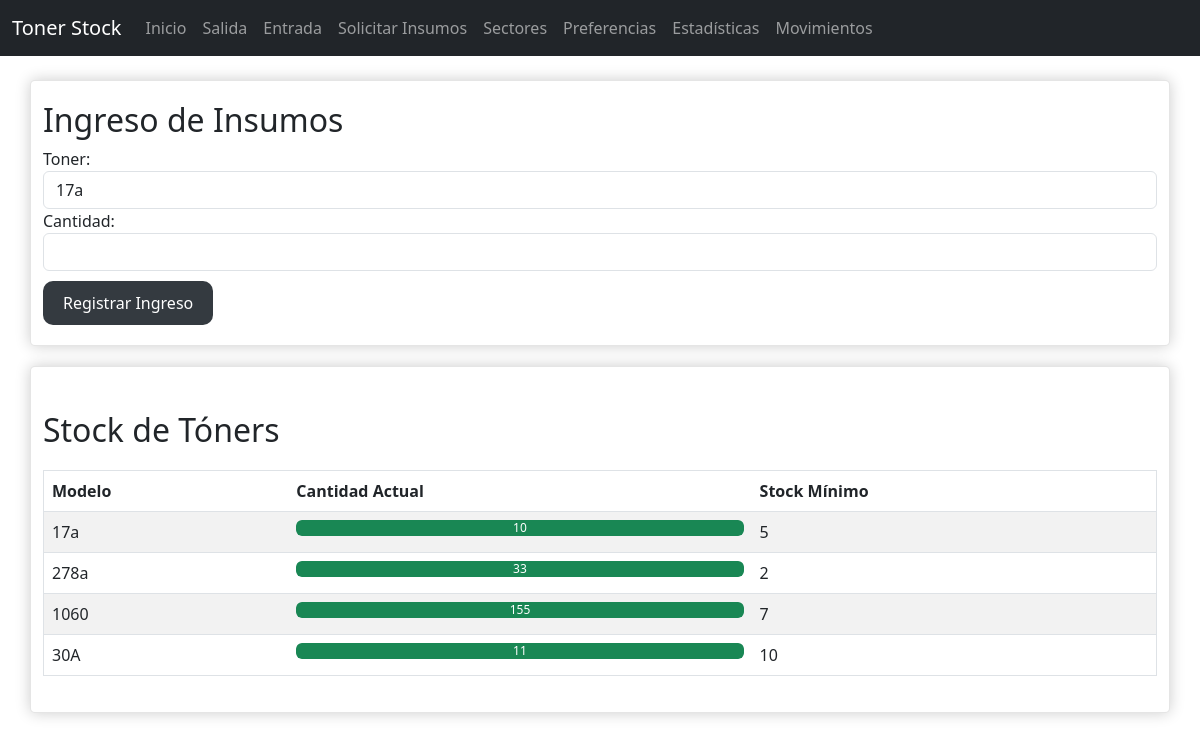
/entrada_insumo, run on the app's committed database.
### src/models.py (models this page shows)
class Toner(db.Model):
    id = db.Column(db.Integer, primary_key=True)
    modelo = db.Column(db.String(64), unique=True, nullable=False)
    cantidad_actual = db.Column(db.Integer, nullable=False)

class Preferences(db.Model):
    id = db.Column(db.Integer, primary_key=True)
    min_stock = db.Column(db.Integer, nullable=False)
    proveedor_email = db.Column(db.String(120), nullable=False)
    toner_id = db.Column(db.Integer, db.ForeignKey('toner.id'), nullable=False)
    toner = db.relationship('Toner', backref=db.backref('preferences', uselist=False))

### src/app.py (the view, shortened to what this page needs)
@app.route('/entrada_insumo', methods=['GET','POST'])
def entrada_insumo():
    return render_template('entrada_insumo.html', toners= all_toners())

### src/controlers/tonercontroler.py (called while the page is built)
def all_toners():
    return Toner.query.all()

### src/templates/entrada_insumo.html (shortened to what this page needs)
{% extends "base.html" %}
{% block content %}
<div class="container">
    <h2>Ingreso de Insumos</h2>
    <form action="{{ url_for('entrada_insumo') }}" method="post">
        <div class="form-group">
            <label for="toner_id">Toner:</label>
            <select name="toner_id" id="toner_id" class="form-control">
                {% for toner in toners %}
                    <option value="{{ toner.id }}">{{ toner.modelo }}</option>
                {% endfor %}
            </select>
        </div>
        <div class="form-group">
            <label for="cantidad">Cantidad:</label>
            <input type="number" name="cantidad" id="cantidad" class="form-control">
        </div>
        <button type="submit" class="btn btn-dark">Registrar Ingreso</button>
    </form>
</div>
<div class="container">
    {% include "stock.html" %}
</div>
{% endblock %}

### src/templates/stock.html
<div>
    <h2 class="mt-4">Stock de Tóners</h2>
        <table class="table table-striped">
            <thead>
                <tr>
                    <th>Modelo</th>
                    <th>Cantidad Actual</th>
                    <th>Stock Mínimo</th>
                </tr>
            </thead>
            <tbody>
                {% for toner in toners %}
                {% set width = (toner.cantidad_actual / toner.preferences.min_stock) * 100 %}
                <tr>
                    <td>{{ toner.modelo }}</td>
                    <td>
                        <div class="progress">
                            <div class="progress-bar {% if toner.cantidad_actual < toner.preferences.min_stock %}bg-danger{% else %}bg-success{% endif %}"
                                role="progressbar"
                                style="width: {{ width }}%"
                                aria-valuenow="{{ toner.cantidad_actual }}"
                                aria-valuemin="0"
                                aria-valuemax="{{ toner.preferences.min_stock }}">
                                {{ toner.cantidad_actual }}
                            </div>
                        </div>
                    </td>
                    <td>{{ toner.preferences.min_stock }}</td>
                </tr>
                {% endfor %}
            </tbody>
        </table>
</div>

### src/static/style.css (style rules this page uses)
body { background-color: #f8f9fa; font-family: Arial, sans-serif; color: #343a40; }
.container { margin-top: 20px; padding: 20px; background-color: #ffffff; border-radius: 5px; box-shadow: 0 0 15px rgba(0, 0, 0, 0.2); border: 1px solid rgba(0, 0, 0, 0.1); }
h2 { color: #343a40; margin-bottom: 20px; }
table { width: 100%; margin-top: 20px; border-collapse: collapse; }
table, th, td { border: 1px solid #dee2e6; }
th, td { padding: 12px; text-align: left; }
th { background-color: #343a40; color: white; }
.progress { height: 25px; background-color: #e9ecef; border-radius: 5px; }
.progress-bar { height: 100%; border-radius: 5px; color: white; line-height: 25px; }
.progress-bar.bg-success { background-color: #28a745; }
.btn.btn-dark { background-color: #343a40; color: white; padding: 10px 20px; border: none; border-radius: 10px; cursor: pointer; margin-top: 10px; }

### data on the page
Toner: modelo "17a", cantidad_actual "10", preferences.min_stock "5"
Toner: modelo "278a", cantidad_actual "33", preferences.min_stock "2"
Toner: modelo "1060", cantidad_actual "155", preferences.min_stock "7"
Toner: modelo "30A", cantidad_actual "11", preferences.min_stock "10"

### other printed values
form field toner_id "17a"
